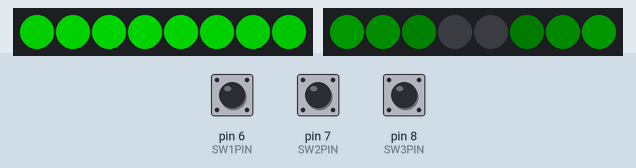
Simulated run of this sketch. Board: Arduino Uno, built with avr-gcc and run on an emulated ATmega328P. Shown: 2 × 8 RGB LEDs in strip order, left to right. The test bench sets the inputs (shaded band); at power-on: pin 7 (SW2PIN) HIGH, pin 6 (SW1PIN) HIGH, pin 8 (SW3PIN) HIGH. Dim RGB values are drawn brighter than linear.

Above: at 1.2 s.
1.3 s: pin 7 (SW2PIN) pulled LOW for 0.15 s
At 1.7 s:
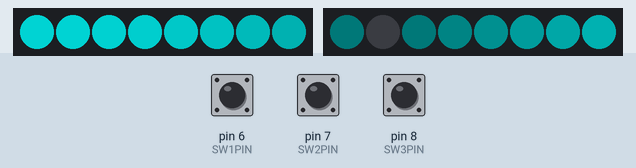
2.0 s: pin 6 (SW1PIN) pulled LOW for 0.15 s
At 2.64 s:
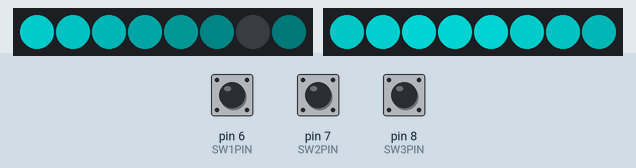
2.7 s: pin 7 (SW2PIN) pulled LOW for 1 s
At 4.21 s:
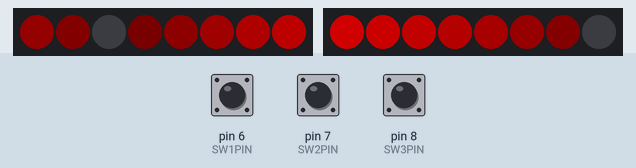
4.3 s: pin 7 (SW2PIN) pulled LOW for 0.15 s
At 4.82 s:
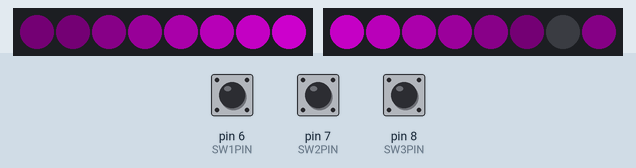
5.0 s: pin 7 (SW2PIN) pulled LOW for 3.2 s
At 8.6 s:
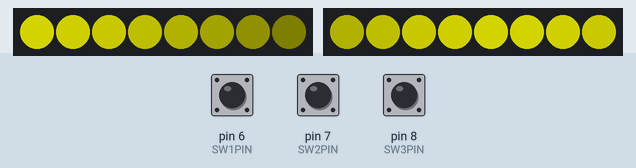
8.8 s: pin 7 (SW2PIN) pulled LOW for 0.15 s
At 9.24 s:
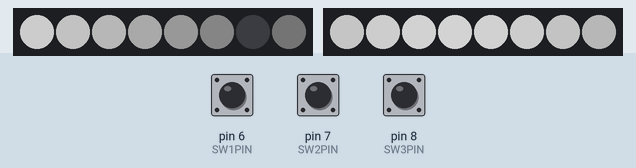
Timing chart, 0 to 12.7 s (numbered marks = the images above; inputs shaded):
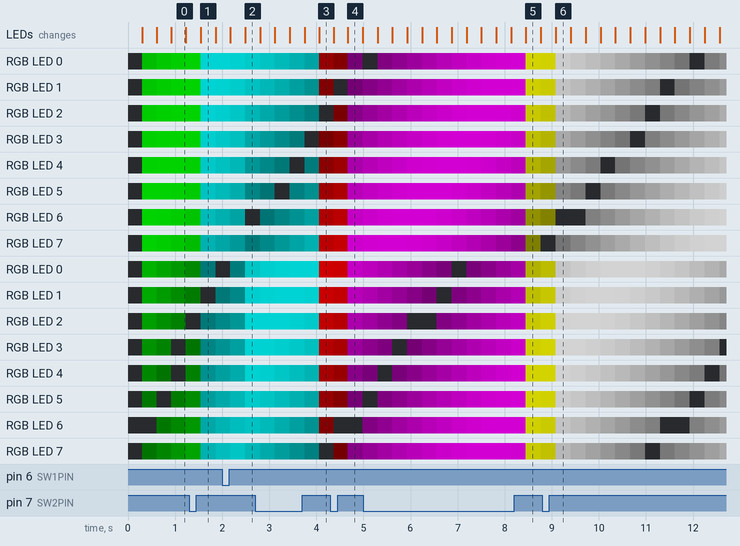

Measured:
- after the input at 1.3 s, the LEDs: change after 0.25 s (image 1)
- after the input at 2.0 s, the LEDs: first differ from a run without the input after 0.49 s (image 2)
- after the input at 2.7 s, the LEDs: first differ from a run without the input after 1.4 s (image 3)
- after the input at 4.3 s, the LEDs: first differ from a run without the input after 0.37 s (image 4)
- after the input at 5.0 s, the LEDs: first differ from a run without the input after 3.5 s (image 5)
- after the input at 8.8 s, the LEDs: change after 0.29 s (image 6)

The sketch:

rainbow.ino
```cpp
#include <Adafruit_NeoPixel.h>

typedef unsigned char uchar;  // unsigned char型をuchar型として定義

//スイッチ接続ピンとスイッチの極性を設定
#define SW1PIN 6
#define SW2PIN 7
#define SW3PIN 8
#define SW4PIN 9
#define SW_ACTIVE HIGH

//NeoPixel(フルカラーLEDモジュール)の接続PINを設定
#define NEOPIXEL_PIN        2
#define NEOPIXEL_PIN_B        3
#define NUMPIXELS 8   //それぞれの縦列（直列）接続数

//Adafruit NeoPixelインスタンスの生成　　今回2つ使用
Adafruit_NeoPixel pixels(NUMPIXELS, NEOPIXEL_PIN, NEO_GRB + NEO_KHZ800);
Adafruit_NeoPixel pixels_B(NUMPIXELS, NEOPIXEL_PIN_B, NEO_GRB + NEO_KHZ800);

#define DELAYVAL 20

void setup() {
	//スイッチのつながったピンすべてを入力に設定
  pinMode(SW1PIN, INPUT);
  pinMode(SW2PIN, INPUT);
  pinMode(SW3PIN, INPUT);
  pinMode(SW4PIN, INPUT);

  pixels.begin();  //NeoPixelインスタンス初期化
  pixels.clear();  //NeoPixel表示内容消去（すべて0に）
  pixels.show();   //NeoPixel表示内容更新(ここで信号が送出される　このプログラムが走る前になにか表示されてるかもしれないので)
  pixels_B.begin(); //以下同様
  pixels_B.clear();
  pixels_B.show();
}

//スイッチのチャタリング除去プログラム タイマー(uchar 参照渡し)、digitalReadで使うsw番号、スイッチ極性、タイマーしきい値低い側・高い側、カウンタ上限、前回の出力(0かそうでないか)
uchar checksw_nochatter(uchar& timer, uchar swnum, const uchar sw_polar, uchar threshold_L, uchar threshold_H, uchar cntrlimit, uchar prev_ans){

  if(digitalRead(swnum)==sw_polar){
    if(timer < cntrlimit) timer++;
  }
  else{
    if(timer > 0) timer--;
  }

  if(prev_ans != 0){  //前が0でなかった時：L側のスレッショルド適用
    if(timer < threshold_L){
      return 0;
    }
    else{
      return 1;
    }
  }
  else{  //前が0：H側のスレッショルド適用
    if(timer < threshold_H){
      return 0;
    }
    else{
      return 1;
    }
  }
}

uchar receiveSW(void){
  static uchar timer_sw1;
  static uchar timer_sw2;
  static uchar timer_sw3;
  static uchar prev_flags;
  uchar flags = 0;

  if( checksw_nochatter(timer_sw1, SW1PIN, SW_ACTIVE, 1, 3, 5, prev_flags & 0x01) ){
    flags |= 0x01;
    prev_flags |= 0x01;
  }
  else{
    flags &= 0xFE;
    prev_flags &= 0xFE;
  }

  if( checksw_nochatter(timer_sw2, SW2PIN, SW_ACTIVE, 1, 3, 5, prev_flags & 0x02) ){
    flags |= 0x02;
    prev_flags |= 0x02;
  }
  else{
    flags &= 0xFD;
    prev_flags &= 0xFD;
  }

  if( checksw_nochatter(timer_sw3, SW3PIN, SW_ACTIVE, 1, 3, 5, prev_flags & 0x04) ){
    flags |= 0x04;
    prev_flags |= 0x04;
  }
  else{
    flags &= 0xFB;
    prev_flags &= 0xFB;
  }
  return flags;
}

uchar LEDcolor=0;
uchar swstat=0;
uchar swstat_plusdiff=0;
uchar swstat_minusdiff=0;

void getsw(){
  uchar swdiff_temp = swstat;
  swstat = receiveSW();
  swdiff_temp = swdiff_temp ^ swstat; // XOR : 変化点のみ1
  swstat_plusdiff = swstat & swdiff_temp; // 変化点のうち1になったもの
  swstat_minusdiff = swdiff_temp & (~swstat_plusdiff);
}


/*
SW3でwave / 個別指定トグル
SW1:wave速度切替/色切り替え
SW2:wave切り替え/決定

wave:
0,1,2,3,4,5,6 : 青シアン緑イエロー赤マゼンタ白
7,8,9, : 位相を変えて
10,11,12, :色バランス変える 赤、緑、青強め
*/
uchar main_phase = 0;
uchar drivemode=0; // 0:個別 1:wave

// テーブルで変える
uchar r_phasediff = 0;
uchar g_phasediff = 90;
uchar b_phasediff = 180;
uchar r_enable=1,g_enable=1,b_enable=1;
uchar r_shift=1, g_shift=1, b_shift=1;

#define WAVE_MODE_SIZE 14
const uchar wavetable_r_phasediff[WAVE_MODE_SIZE] = {0,0,0, 0,0,0,0, 0,0,0, 0,0,0, 0}; //赤 位相
const uchar wavetable_g_phasediff[WAVE_MODE_SIZE] = {0,0,0, 0,0,0,0, 30,60,90, 90,90,90, 120}; // 緑　位相
const uchar wavetable_b_phasediff[WAVE_MODE_SIZE] = {0,0,0, 0,0,0,0, 60,120,180, 180,180,180, 170}; // 青　位相
const uchar wavetable_r_enable[WAVE_MODE_SIZE] = {0,0,0, 1,1,1,1, 1,1,1, 1,1,1, 1}; //赤　消灯0 / 点灯1
const uchar wavetable_g_enable[WAVE_MODE_SIZE] = {0,1,1, 0,0,1,1, 1,1,1, 1,1,1, 1}; //緑　消灯0 / 点灯1　
const uchar wavetable_b_enable[WAVE_MODE_SIZE] = {1,0,1, 0,1,0,1, 1,1,1, 1,1,1, 1}; //青 　消灯0 / 点灯1
const uchar wavetable_r_shift[WAVE_MODE_SIZE] =  {1,1,1, 1,1,1,1, 1,1,1, 3,3,1, 1}; //赤 明るさシフト量 大きいほど暗くなる
const uchar wavetable_g_shift[WAVE_MODE_SIZE] =  {1,1,1, 1,1,1,1, 1,1,1, 3,1,3, 3}; //緑　明るさシフト量
const uchar wavetable_b_shift[WAVE_MODE_SIZE] =  {1,1,1, 1,1,1,1, 1,1,1, 1,3,3, 2}; //青　明るさシフト量

//スイッチで変える
uchar phase_posspeed=5;
uchar wave_mode = 0;

void loop() {
  delay(DELAYVAL);  //

  getsw();
  if(swstat_plusdiff & 0x04){
    drivemode = (drivemode)? 0 : 1;
    Serial.print("set drivemode: ");
    Serial.println(drivemode);
  }
  if(drivemode==0){

    if(swstat_plusdiff & 0x01){
      pixels.setPixelColor(0, pixels.Color(((LEDcolor&0x04)? 100:0), ((LEDcolor&0x02)? 100:0), ((LEDcolor&0x01)? 100:0)));
      LEDcolor++;
      if(LEDcolor > 7) LEDcolor = 0;
    }
    if(swstat_plusdiff & 0x02){
      for(int i=NUMPIXELS-1;i>=1;i--){
        pixels_B.setPixelColor(i,pixels_B.getPixelColor(i-1));
      }
      pixels_B.setPixelColor(0,pixels.getPixelColor(NUMPIXELS-1));
      for(int i=NUMPIXELS-1;i>=1;i--){
        pixels.setPixelColor(i,pixels.getPixelColor(i-1));
      }
    }

    if(swstat_minusdiff){
      pixels.show();
      pixels_B.show();
    }
    return;
  }
  else{

    if(swstat_plusdiff & 0x01){
      phase_posspeed += 5;
      if(phase_posspeed > 80) phase_posspeed = 0;
      Serial.print("set phase_posspeed: ");
      Serial.println(phase_posspeed);
    }
    if(swstat_plusdiff & 0x02){
      wave_mode++;
      if(wave_mode >= WAVE_MODE_SIZE){
        wave_mode = 0;
      }
      Serial.print("set wave_mode: ");
      Serial.println(wave_mode);

      r_phasediff=wavetable_r_phasediff[wave_mode];
      g_phasediff=wavetable_g_phasediff[wave_mode];
      b_phasediff=wavetable_b_phasediff[wave_mode];
      r_enable=wavetable_r_enable[wave_mode];
      g_enable=wavetable_g_enable[wave_mode];
      b_enable=wavetable_b_enable[wave_mode];
      r_shift=wavetable_r_shift[wave_mode];
      g_shift=wavetable_g_shift[wave_mode];
      b_shift=wavetable_b_shift[wave_mode];
    }

    uchar phase_posdiff=0;
    for(int i=0; i<NUMPIXELS; i++) {
      uchar r_temp=0, g_temp=0, b_temp=0;
      if(r_enable){
        r_temp = Adafruit_NeoPixel::sine8((main_phase + r_phasediff + phase_posdiff) & 0xFF);
      }
      if(g_enable){
        g_temp = Adafruit_NeoPixel::sine8((main_phase + g_phasediff + phase_posdiff) & 0xFF);
      }
      if(b_enable){
        b_temp = Adafruit_NeoPixel::sine8((main_phase + b_phasediff + phase_posdiff) & 0xFF);
      }

      pixels.setPixelColor(i, pixels.Color(r_temp >> r_shift, g_temp >> g_shift, b_temp >> b_shift));

      phase_posdiff += phase_posspeed;
    }
    phase_posdiff += (phase_posspeed << 2);
    for(int i=0; i<NUMPIXELS; i++) {
      uchar r_temp=0, g_temp=0, b_temp=0;
      if(r_enable){
        r_temp = Adafruit_NeoPixel::sine8((main_phase + r_phasediff + phase_posdiff) & 0xFF);
      }
      if(g_enable){
        g_temp = Adafruit_NeoPixel::sine8((main_phase + g_phasediff + phase_posdiff) & 0xFF);
      }
      if(b_enable){
        b_temp = Adafruit_NeoPixel::sine8((main_phase + b_phasediff + phase_posdiff) & 0xFF);
      }

      pixels_B.setPixelColor(i, pixels.Color(r_temp >> r_shift, g_temp >> g_shift, b_temp >> b_shift));

      phase_posdiff += phase_posspeed;
    }
    pixels.show();
    pixels_B.show();
    main_phase++;

  }
}
```
